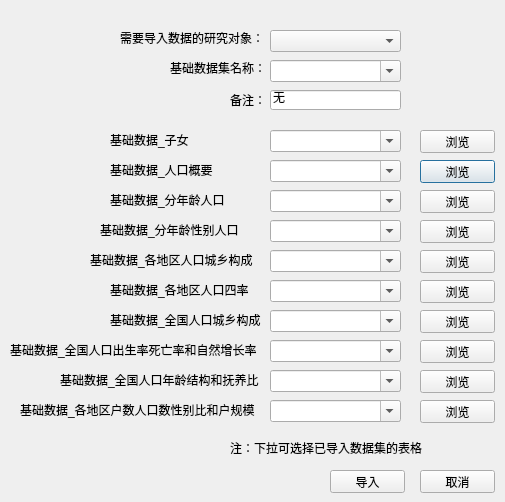
<?xml version="1.0" encoding="UTF-8"?>
<ui version="4.0">
 <class>Openjichushujv</class>
 <widget class="QDialog" name="Openjichushujv">
  <property name="geometry">
   <rect>
    <x>0</x>
    <y>0</y>
    <width>505</width>
    <height>502</height>
   </rect>
  </property>
  <property name="windowTitle">
   <string>导入基础数据</string>
  </property>
  <widget class="QLabel" name="label_1">
   <property name="geometry">
    <rect>
     <x>110</x>
     <y>130</y>
     <width>151</width>
     <height>20</height>
    </rect>
   </property>
   <property name="layoutDirection">
    <enum>Qt::RightToLeft</enum>
   </property>
   <property name="text">
    <string>基础数据_子女</string>
   </property>
  </widget>
  <widget class="QPushButton" name="browse_2">
   <property name="geometry">
    <rect>
     <x>420</x>
     <y>160</y>
     <width>75</width>
     <height>23</height>
    </rect>
   </property>
   <property name="text">
    <string>浏览</string>
   </property>
  </widget>
  <widget class="QPushButton" name="browse_1">
   <property name="geometry">
    <rect>
     <x>420</x>
     <y>130</y>
     <width>75</width>
     <height>23</height>
    </rect>
   </property>
   <property name="text">
    <string>浏览</string>
   </property>
  </widget>
  <widget class="QLabel" name="label_2">
   <property name="geometry">
    <rect>
     <x>110</x>
     <y>160</y>
     <width>151</width>
     <height>20</height>
    </rect>
   </property>
   <property name="layoutDirection">
    <enum>Qt::RightToLeft</enum>
   </property>
   <property name="text">
    <string>基础数据_人口概要</string>
   </property>
  </widget>
  <widget class="QPushButton" name="browse_3">
   <property name="geometry">
    <rect>
     <x>420</x>
     <y>190</y>
     <width>75</width>
     <height>23</height>
    </rect>
   </property>
   <property name="text">
    <string>浏览</string>
   </property>
  </widget>
  <widget class="QLabel" name="label_3">
   <property name="geometry">
    <rect>
     <x>110</x>
     <y>190</y>
     <width>151</width>
     <height>20</height>
    </rect>
   </property>
   <property name="layoutDirection">
    <enum>Qt::RightToLeft</enum>
   </property>
   <property name="text">
    <string>基础数据_分年龄人口</string>
   </property>
  </widget>
  <widget class="QPushButton" name="browse_4">
   <property name="geometry">
    <rect>
     <x>420</x>
     <y>220</y>
     <width>75</width>
     <height>23</height>
    </rect>
   </property>
   <property name="text">
    <string>浏览</string>
   </property>
  </widget>
  <widget class="QLabel" name="label_4">
   <property name="geometry">
    <rect>
     <x>100</x>
     <y>220</y>
     <width>161</width>
     <height>20</height>
    </rect>
   </property>
   <property name="layoutDirection">
    <enum>Qt::RightToLeft</enum>
   </property>
   <property name="text">
    <string>基础数据_分年龄性别人口</string>
   </property>
  </widget>
  <widget class="QPushButton" name="cancel">
   <property name="geometry">
    <rect>
     <x>420</x>
     <y>470</y>
     <width>75</width>
     <height>23</height>
    </rect>
   </property>
   <property name="text">
    <string>取消</string>
   </property>
  </widget>
  <widget class="QPushButton" name="daoru">
   <property name="geometry">
    <rect>
     <x>330</x>
     <y>470</y>
     <width>75</width>
     <height>23</height>
    </rect>
   </property>
   <property name="text">
    <string>导入</string>
   </property>
  </widget>
  <widget class="QLabel" name="labelbb">
   <property name="geometry">
    <rect>
     <x>170</x>
     <y>60</y>
     <width>101</width>
     <height>16</height>
    </rect>
   </property>
   <property name="text">
    <string>基础数据集名称：</string>
   </property>
  </widget>
  <widget class="QLabel" name="label_cc">
   <property name="geometry">
    <rect>
     <x>230</x>
     <y>90</y>
     <width>41</width>
     <height>20</height>
    </rect>
   </property>
   <property name="text">
    <string>备注：</string>
   </property>
  </widget>
  <widget class="QLineEdit" name="info">
   <property name="geometry">
    <rect>
     <x>270</x>
     <y>90</y>
     <width>131</width>
     <height>20</height>
    </rect>
   </property>
   <property name="text">
    <string>无</string>
   </property>
  </widget>
  <widget class="QLabel" name="label_aa">
   <property name="geometry">
    <rect>
     <x>120</x>
     <y>30</y>
     <width>141</width>
     <height>16</height>
    </rect>
   </property>
   <property name="text">
    <string>需要导入数据的研究对象：</string>
   </property>
  </widget>
  <widget class="QComboBox" name="objectname">
   <property name="geometry">
    <rect>
     <x>270</x>
     <y>30</y>
     <width>131</width>
     <height>22</height>
    </rect>
   </property>
   <property name="editable">
    <bool>false</bool>
   </property>
  </widget>
  <widget class="QComboBox" name="PiCiname">
   <property name="geometry">
    <rect>
     <x>270</x>
     <y>60</y>
     <width>131</width>
     <height>22</height>
    </rect>
   </property>
   <property name="editable">
    <bool>true</bool>
   </property>
  </widget>
  <widget class="QComboBox" name="sourcefilename_1">
   <property name="geometry">
    <rect>
     <x>270</x>
     <y>130</y>
     <width>131</width>
     <height>22</height>
    </rect>
   </property>
   <property name="editable">
    <bool>true</bool>
   </property>
  </widget>
  <widget class="QComboBox" name="sourcefilename_2">
   <property name="geometry">
    <rect>
     <x>270</x>
     <y>160</y>
     <width>131</width>
     <height>22</height>
    </rect>
   </property>
   <property name="editable">
    <bool>true</bool>
   </property>
  </widget>
  <widget class="QComboBox" name="sourcefilename_3">
   <property name="geometry">
    <rect>
     <x>270</x>
     <y>190</y>
     <width>131</width>
     <height>22</height>
    </rect>
   </property>
   <property name="editable">
    <bool>true</bool>
   </property>
  </widget>
  <widget class="QComboBox" name="sourcefilename_4">
   <property name="geometry">
    <rect>
     <x>270</x>
     <y>220</y>
     <width>131</width>
     <height>22</height>
    </rect>
   </property>
   <property name="editable">
    <bool>true</bool>
   </property>
  </widget>
  <widget class="QLabel" name="zhu">
   <property name="geometry">
    <rect>
     <x>230</x>
     <y>440</y>
     <width>201</width>
     <height>16</height>
    </rect>
   </property>
   <property name="text">
    <string>注：下拉可选择已导入数据集的表格</string>
   </property>
  </widget>
  <widget class="QComboBox" name="sourcefilename_5">
   <property name="geometry">
    <rect>
     <x>270</x>
     <y>250</y>
     <width>131</width>
     <height>22</height>
    </rect>
   </property>
   <property name="editable">
    <bool>true</bool>
   </property>
  </widget>
  <widget class="QComboBox" name="sourcefilename_7">
   <property name="geometry">
    <rect>
     <x>270</x>
     <y>310</y>
     <width>131</width>
     <height>22</height>
    </rect>
   </property>
   <property name="editable">
    <bool>true</bool>
   </property>
  </widget>
  <widget class="QLabel" name="label_8">
   <property name="geometry">
    <rect>
     <x>10</x>
     <y>340</y>
     <width>251</width>
     <height>20</height>
    </rect>
   </property>
   <property name="layoutDirection">
    <enum>Qt::RightToLeft</enum>
   </property>
   <property name="text">
    <string>基础数据_全国人口出生率死亡率和自然增长率</string>
   </property>
  </widget>
  <widget class="QPushButton" name="browse_5">
   <property name="geometry">
    <rect>
     <x>420</x>
     <y>250</y>
     <width>75</width>
     <height>23</height>
    </rect>
   </property>
   <property name="text">
    <string>浏览</string>
   </property>
  </widget>
  <widget class="QComboBox" name="sourcefilename_8">
   <property name="geometry">
    <rect>
     <x>270</x>
     <y>340</y>
     <width>131</width>
     <height>22</height>
    </rect>
   </property>
   <property name="editable">
    <bool>true</bool>
   </property>
  </widget>
  <widget class="QComboBox" name="sourcefilename_6">
   <property name="geometry">
    <rect>
     <x>270</x>
     <y>280</y>
     <width>131</width>
     <height>22</height>
    </rect>
   </property>
   <property name="editable">
    <bool>true</bool>
   </property>
  </widget>
  <widget class="QLabel" name="label_6">
   <property name="geometry">
    <rect>
     <x>110</x>
     <y>280</y>
     <width>151</width>
     <height>20</height>
    </rect>
   </property>
   <property name="layoutDirection">
    <enum>Qt::RightToLeft</enum>
   </property>
   <property name="text">
    <string>基础数据_各地区人口四率</string>
   </property>
  </widget>
  <widget class="QPushButton" name="browse_7">
   <property name="geometry">
    <rect>
     <x>420</x>
     <y>310</y>
     <width>75</width>
     <height>23</height>
    </rect>
   </property>
   <property name="text">
    <string>浏览</string>
   </property>
  </widget>
  <widget class="QLabel" name="label_7">
   <property name="geometry">
    <rect>
     <x>110</x>
     <y>310</y>
     <width>151</width>
     <height>20</height>
    </rect>
   </property>
   <property name="layoutDirection">
    <enum>Qt::RightToLeft</enum>
   </property>
   <property name="text">
    <string>基础数据_全国人口城乡构成</string>
   </property>
  </widget>
  <widget class="QPushButton" name="browse_6">
   <property name="geometry">
    <rect>
     <x>420</x>
     <y>280</y>
     <width>75</width>
     <height>23</height>
    </rect>
   </property>
   <property name="text">
    <string>浏览</string>
   </property>
  </widget>
  <widget class="QPushButton" name="browse_8">
   <property name="geometry">
    <rect>
     <x>420</x>
     <y>340</y>
     <width>75</width>
     <height>23</height>
    </rect>
   </property>
   <property name="text">
    <string>浏览</string>
   </property>
  </widget>
  <widget class="QLabel" name="label_5">
   <property name="geometry">
    <rect>
     <x>90</x>
     <y>250</y>
     <width>171</width>
     <height>20</height>
    </rect>
   </property>
   <property name="layoutDirection">
    <enum>Qt::RightToLeft</enum>
   </property>
   <property name="text">
    <string>基础数据_各地区人口城乡构成</string>
   </property>
  </widget>
  <widget class="QComboBox" name="sourcefilename_9">
   <property name="geometry">
    <rect>
     <x>270</x>
     <y>370</y>
     <width>131</width>
     <height>22</height>
    </rect>
   </property>
   <property name="editable">
    <bool>true</bool>
   </property>
  </widget>
  <widget class="QLabel" name="label_9">
   <property name="geometry">
    <rect>
     <x>60</x>
     <y>370</y>
     <width>201</width>
     <height>20</height>
    </rect>
   </property>
   <property name="layoutDirection">
    <enum>Qt::RightToLeft</enum>
   </property>
   <property name="text">
    <string>基础数据_全国人口年龄结构和抚养比</string>
   </property>
  </widget>
  <widget class="QPushButton" name="browse_9">
   <property name="geometry">
    <rect>
     <x>420</x>
     <y>370</y>
     <width>75</width>
     <height>23</height>
    </rect>
   </property>
   <property name="text">
    <string>浏览</string>
   </property>
  </widget>
  <widget class="QLabel" name="label_10">
   <property name="geometry">
    <rect>
     <x>20</x>
     <y>400</y>
     <width>241</width>
     <height>20</height>
    </rect>
   </property>
   <property name="layoutDirection">
    <enum>Qt::RightToLeft</enum>
   </property>
   <property name="text">
    <string>基础数据_各地区户数人口数性别比和户规模</string>
   </property>
  </widget>
  <widget class="QPushButton" name="browse_10">
   <property name="geometry">
    <rect>
     <x>420</x>
     <y>400</y>
     <width>75</width>
     <height>23</height>
    </rect>
   </property>
   <property name="text">
    <string>浏览</string>
   </property>
  </widget>
  <widget class="QComboBox" name="sourcefilename_10">
   <property name="geometry">
    <rect>
     <x>270</x>
     <y>400</y>
     <width>131</width>
     <height>22</height>
    </rect>
   </property>
   <property name="editable">
    <bool>true</bool>
   </property>
  </widget>
 </widget>
 <resources/>
 <connections/>
</ui>
